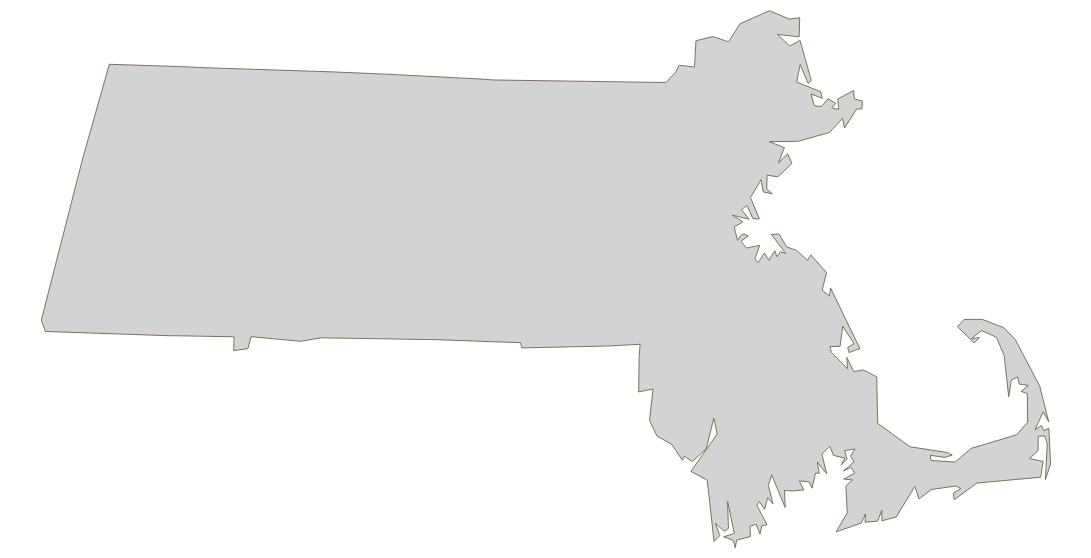

Notebook cell for this chart:
### Code cell
# mass basemap polygon view
basemap = alt.Chart(mass_land).mark_geoshape(
    fill = 'lightgray', stroke='#706545', strokeWidth=0.5
).project('mercator').properties(
    width = 600,
    height = 300
)

basemap

### Figure 1 — Vega-Lite specification as saved in the notebook (floating-point values rounded to 4 significant figures; data arrays with more than 128 entries replaced by an {"elided": "..."} marker saying what was removed)
{"config": {"view": {"continuousWidth": 400, "continuousHeight": 300}}, "data": {"name": "data-b3b81f9a95642c63fc8177cc6c04402f"}, "mark": {"type": "geoshape", "fill": "lightgray", "stroke": "#706545", "strokeWidth": 0.5}, "height": 300, "projection": {"type": "mercator"}, "width": 600, "$schema": "https://vega.github.io/schema/vega-lite/v4.8.1.json", "datasets": {"data-b3b81f9a95642c63fc8177cc6c04402f": [{"ACRES": 5104000.0, "FIPS": 25, "NAME": "MASSACHUSETTS", "SHAPE_AREA": 20640000000.0, "SHAPE_LEN": 1442000.0, "type": "Feature", "geometry": {"type": "Polygon", "coordinates": {"elided": "1x250x2 float values"}}}]}}
